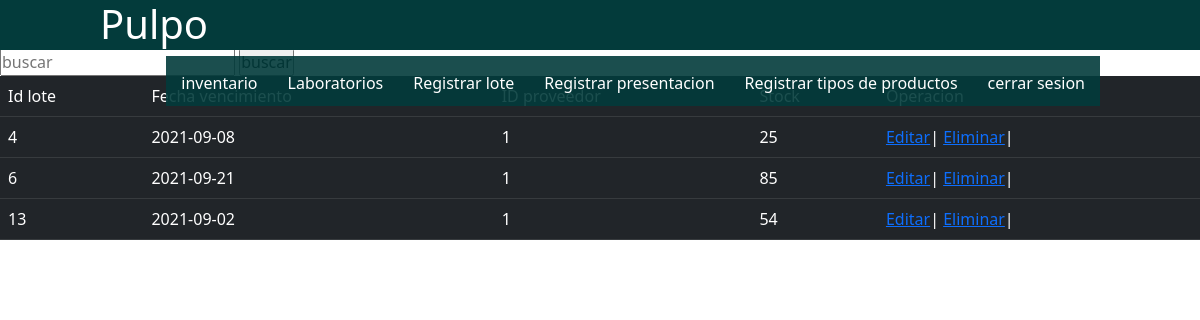
/inventario/lote/buscar.php, run on the app's committed database.
### tables this page shows
CREATE TABLE `lote` (
  `ID_Lote` int(25) NOT NULL,
  `Fecha_vencimiento` date DEFAULT NULL,
  `provedorID` int(25) DEFAULT NULL,
  `Stock` int(11) DEFAULT NULL,
  `IdProducto` int(25) DEFAULT NULL
);

### inventario/lote/buscar.php (the view, shortened to what this page needs)
<?php
include("../../php/conexion.php");
$busqueda = $_GET['buscar'];
$consulta = ("SELECT * FROM lote WHERE
`ID_Lote` LIKE '%$busqueda%' ");
?>
<!DOCTYPE html>
<html lang="en">
<head>
    <link rel="stylesheet" href="../../css/estilos.css">
    <link rel="stylesheet" href="../../css/fontello.css">
    <link href="https://cdn.jsdelivr.net/npm/bootstrap@5.0.0-beta3/dist/css/bootstrap.min.css" rel="stylesheet"
>
</head>
<body>
<header>
<div class="contenedor">
    <h1 class="icon-pulpo">  Pulpo</h1>
    <nav class="menu">
        <a href="../inventario.php">inventario</a>
        <a href="#">Laboratorios</a>
        <a href="ingresarlote.php">Registrar lote</a>
        <a href="#">Registrar presentacion</a>
        <a href="#">Registrar tipos  de productos</a>
        <a href="../../php/cerrarsesion.php">cerrar sesion</a>
    </nav>
</div>
</header>
<br><br>
<form action="buscar.php" method="get">
<input type="text" name="buscar" id="buscar" placeholder="buscar" >
</form>
<table class="table  table-dark">
        <tr>
    <td>Id lote</td>
    <td>Fecha vencimiento</td>
    <td>ID proveedor</td>
    <td>Stock</td>
    <td>Operacion</td>
    </tr>
    <?php
    $resultado = mysqli_query($conexion, $consulta);
    While ($row=Mysqli_fetch_assoc($resultado)){
    ?>
    <tr>
    <td> <?php echo $row["ID_Lote"];  ?></td>
    <td> <?php echo $row["Fecha_vencimiento"];  ?></td>
    <td> <?php echo $row["provedorID"];  ?></td>
    <td> <?php echo $row["Stock"];  ?></td>
    <td> <a href="actualizarP.php?id=<?php echo $row["ID_Lote"];  ?>"> Editar</a>|
    <a href="procesoEliminar.php?id=<?php echo $row["ID_Lote"];  ?>" class="eliminar"> Eliminar</a>|</td>
    </tr>
    <?php
    } mysqli_free_result($resultado);
    ?>
    </table>
</body>
</html>

### css/estilos.css (style rules this page uses)
* { margin:0; padding: 0; box-sizing: border-box; }
body { font-family: 'Roboto', sans-serif; }
header { width: 100%; height: 50px; background:rgb(3, 59, 59); color:#fff; position: fixed; top: 0; left: 0; z-index: 100; }
.contenedor { width: 98%; margin: auto; }
h1 { float:left; }
header .contenedor { display: table; }
@media (min-width:1024px) { .contenedor { width: 1000px; } }

### css/menu.css (style rules this page uses)
.menu { position: absolute; top: 50px; left: 0; width: 100%; height: 100vh; background: rgb(3, 59, 59, 0.9); transition: all 0.5s; transform: translateX(-100%); }
.menu a { display: block; color:#fff; height: 50px; text-decoration: none; padding: 15px; border-bottom: 1px solid rgba(255, 255,255, 0.5); }
@media (min-width:1024px) { .menu { position: static; width: auto; height: auto; transform: translateX(0%); float: right; display: flex; } }
@media (min-width:1024px) { .menu a { border: none; } }

### data on the page
lote: ID_Lote "4", Fecha_vencimiento "2021-09-08", provedorID "1", Stock "25"
lote: ID_Lote "6", Fecha_vencimiento "2021-09-21", provedorID "1", Stock "85"
lote: ID_Lote "13", Fecha_vencimiento "2021-09-02", provedorID "1", Stock "54"
